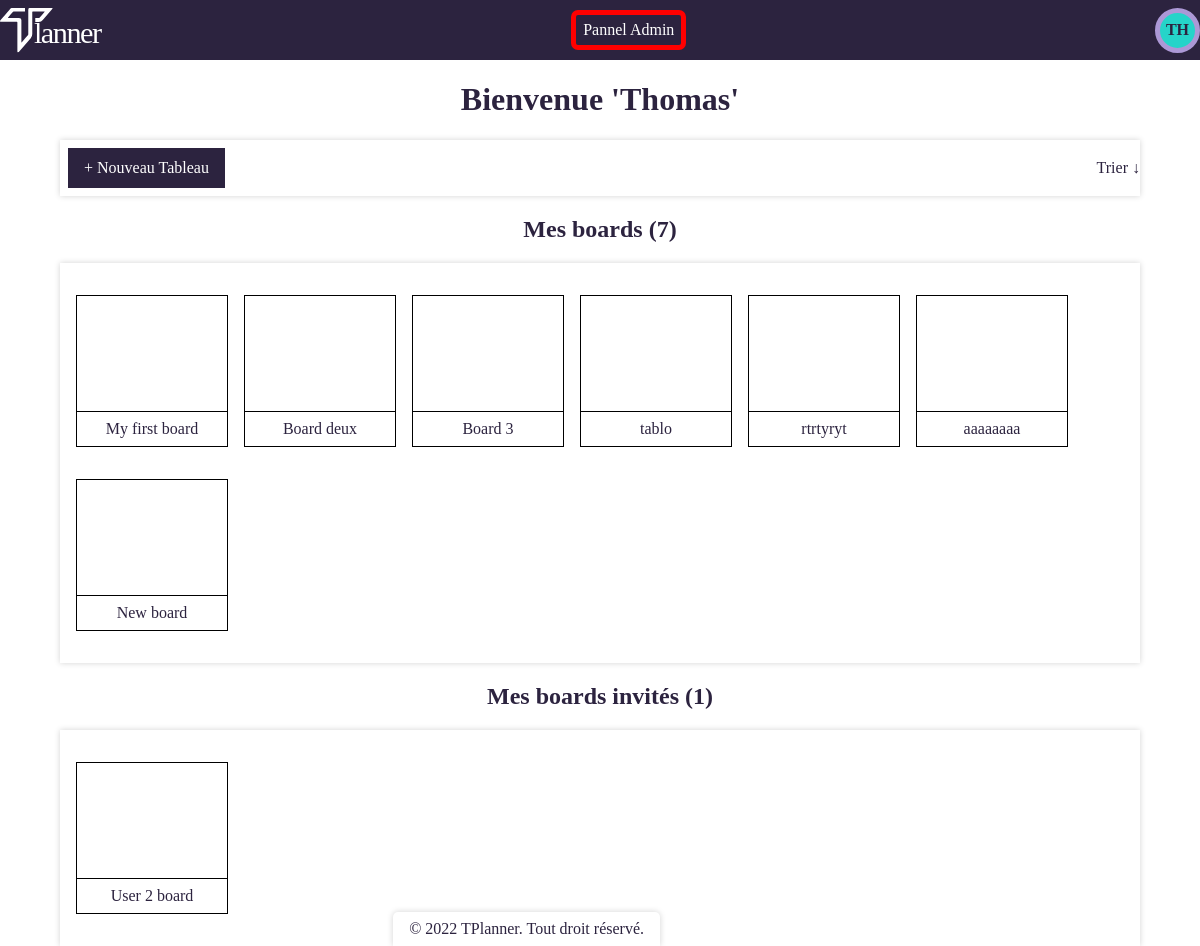
/dashboard.php (signed in), run on the app's committed database.
### tables this page shows
CREATE TABLE IF NOT EXISTS `boards` (
  `id` int(11) NOT NULL AUTO_INCREMENT,
  `label` varchar(50) NOT NULL,
  `lastChange` datetime DEFAULT NULL,
  `environnement_id` int(11) DEFAULT NULL,
  `user_id` int(11) DEFAULT NULL,
  PRIMARY KEY (`id`),
  KEY `id_environnement` (`environnement_id`),
  KEY `id_user` (`user_id`),
  CONSTRAINT `boards_ibfk_1` FOREIGN KEY (`environnement_id`) REFERENCES `environnements` (`id`),
  CONSTRAINT `boards_ibfk_2` FOREIGN KEY (`user_id`) REFERENCES `users` (`id`)
);

### Controllers/DashboardsController.php (called while the page is built, shortened)
<?php
class DashboardsController extends Controller
{
	public function index()
	{
		$this->view('dashboard.php', [
			'user' => $_SESSION['user'],
		]);
	}
}

### Models/User.php (called while the page is built, shortened)
<?php
class User extends AbstractEntity
{
  private $id;
  private $username;
  public function getId()
  {
    return $this->id;
  }
  public function getUsername()
  {
    return $this->username;
  }
  public function getListBoards()
  {
    $um = new UsersManager();
    $this->listBoards = $um->getBoards($this->id);
    return $this->listBoards;
  }
  public function getInvitedBoards()
  {
    $um = new UsersManager();
    $this->invitedBoards = $um->getInvitedBoards($this->id);
    return $this->invitedBoards;
  }
}

### Public/autoloader.php (called while the page is built, shortened)
<?php
abstract class Autoloader{
    public static function autoload($class)
    {
        $parts = preg_split('#\\\#', $class);
			$className = array_pop($parts);
			$path = implode(DS, $parts);
			$file = $className.'.php';
			$filepath = ROOT.$path.DS.$file;
    }
}
function e($text)
{
	return htmlspecialchars($text);
}

### app/DAO.php (called while the page is built, shortened)
<?php
    abstract class DAO{
        protected static $link;
        public static function connect(){
            try{
                self::$link = new \PDO("mysql:host=".self::DB_HOST.";
                                        dbname=".self::DB_NAME,
                                        self::DB_USER,
                                        self::DB_PASS,
                [
                    \PDO::ATTR_ERRMODE => \PDO::ERRMODE_EXCEPTION,
                    \PDO::ATTR_DEFAULT_FETCH_MODE => \PDO::FETCH_ASSOC
                ]);
                return self::$link;
            }
            catch(\PDOException $e) {
                echo $e->getMessage();
                die();
            }
        }
    }
?>

### Models/UsersManager.php (called while the page is built, shortened)
<?php
    class UsersManager extends AbstractManager
    {
        public function getBoards($id){
            $sql = "SELECT b.id,b.label FROM boards b".
                    " INNER JOIN users_boards ub ON ub.board_id = b.id".
                    " INNER JOIN users u ON u.id = ub.user_id".
                    " WHERE u.id = :id".
                    " AND b.user_id = u.id;";
            $arg= ["id" => $id];
            return self::getResults(
                self::select($sql,$arg, true),
                "Models\Board"
            );
        }
        public function getInvitedBoards($id){
            $sql = "SELECT b.id,b.label FROM boards b".
                    " INNER JOIN users_boards ub ON ub.board_id = b.id".
                    " INNER JOIN users u ON u.id = ub.user_id".
                    " WHERE u.id = :id".
                    " AND b.user_id != u.id;";
            $arg= ["id" => $id];
            return self::getResults(
                self::select($sql,$arg, true),
                "Models\Board"
            );
        }
    }
?>

### app/AbstractManager.php (called while the page is built, shortened)
<?php
abstract class AbstractManager
{
    private static $connection;
    protected static function connect()
    {
        self::$connection = DAO::connect();
    }
    protected static function getResults($rows, $class)
    {
        $results = [];
        if ($rows != null) {
            foreach ($rows as $row) {
                $results[] = new $class($row);
            }
        }
        return $results;
    }
    protected static function select($sql, $params = null, $multiple = true)
    {
        try {
            $stmt = self::$connection->prepare($sql);
            $stmt->execute($params);
            if ($multiple) {
                return $stmt->fetchAll();
            }
            return $stmt->fetch();
        } catch (\PDOException $e) {
            echo $e->getMessage();
        }
    }
}

### app/AbstractEntity.php (called while the page is built, shortened)
<?php
    abstract class AbstractEntity
    {
        protected static function hydrate($data, $object){
            foreach($data as $field => $value){
                $method = "set".ucfirst($field);
            }
        }
    }

### Models/Board.php (called while the page is built, shortened)
<?php
class Board extends AbstractEntity
{
    private $id;
    public function __construct($data)
    {
        $bm = new BoardsManager();
        $this->listLists = $bm->getLists($this->id);
        $this->listsArchived = $bm->getListsArchived($this->id);
        $this->cardsArchived = $bm->getCardsArchived($this->id);
    }
    public function setId($id)
    {
        $this->id = $id;
        return $this;
    }
    public function setLabel($label)
    {
        return $this;
    }
}

### Models/BoardsManager.php (called while the page is built, shortened)
<?php
class BoardsManager extends AbstractManager
{
    public function getLists($id)
    {
        $sql =   "SELECT * FROM lists l" .
            " WHERE l.board_id = :id" .
            " ORDER BY l.listPosition";
        $arg = ["id" => $id];
        return self::getResults(
            self::select($sql, $arg, true),
            "Models\Lists"
        );
    }
    public function getCardsArchived($id)
    {
        $sql = "SELECT c.id,c.title,c.description,c.color FROM cards c".
            " INNER JOIN lists l ON l.id = c.list_id".
            " AND c.isArchived = 1".
            " WHERE l.board_id = :id";
        $arg = ["id" => $id];
        return self::getResults(
            self::select($sql, $arg, true),
            "Models\card"
        );
    }
    public function getListsArchived($id)
    {
        $sql = "SELECT * FROM lists l".
        " WHERE l.board_id = :idBoard".
        " AND l.isArchived = 1";
        $arg = ["idBoard" => $id];
        return self::getResults(
            self::select($sql, $arg, true),
            "Models\lists"
        );
    }
}

### Models/Lists.php (called while the page is built, shortened)
<?php
class Lists extends AbstractEntity
{
    private $id;
    public function __construct($data)
    {
        $lm = new ListsManager();
        $this->listCards = $lm->getCards($this->id);
    }
    public function setId($id)
    {
        $this->id = $id;
        return $this;
    }
    public function setLabel($label)
    {
        return $this;
    }
    public function setListPosition($listPosition)
    {
        return $this;
    }
    public function setIsArchived($isArchived)
    {
        return $this;
    }
    public function setIsArchiveList($isArchiveList)
    {
        return $this;
    }
}

### Models/ListsManager.php (called while the page is built, shortened)
<?php
class ListsManager extends AbstractManager
{
    public function getCards($id)
    {
        $sql = "SELECT * FROM cards c".
                " WHERE c.list_id = :id".
                " ORDER BY c.positions";
        $arg = ["id" => $id];
        return self::getResults(
            self::select($sql, $arg, true),
            "Models\Card"
        );
    }
}

### Models/Card.php (called while the page is built, shortened)
<?php
class Card extends AbstractEntity
{
    public function setId($id)
    {
        return $this;
    }
    public function setTitle($title)
    {
        return $this;
    }
    public function setDescription($description)
    {
        return $this;
    }
    public function setPositions($positions)
    {
        return $this;
    }
    public function setColor($color)
    {
        return $this;
    }
    public function setPicture($picture)
    {
        return $this;
    }
    public function setDeadline($deadline)
    {
        return $this;
    }
    public function setIsArchived($isArchived)
    {
        return $this;
    }
}

### Public/Views/dashboard.php (the view, shortened to what this page needs)
<!DOCTYPE html>
<html lang="en">
<head>
	<link rel="stylesheet" href="<?= CSS_PATH ?>/style.css">
</head>
<body>
	<header>
		<?php
		require_once 'layout/header.php';
		$user = $data['user'];
		?>
	</header>
	<main id="dashboard">
		<h1>Bienvenue <span>'<?= e($user->getUsername()) ?>'</span></h1>
		<div id="dashboardTop">
			<div>
				<div user="<?= $user->getId() ?>">+ Nouveau Tableau</div>
			</div>
			<div>Trier ↓ </div>
		</div>
		<h2>Mes boards (<?= count($user->getListBoards())?>)</h2>
		<div class='boardContainer'>
			<?php
			foreach ($user->getListBoards() as $board) {
				echo 	"<a href='board.php?id={$board->getId()}'>
							<div>".
								"<span>".e($board->getLabel())."</span>".
							"</div>".
						"</a>";
			}
			?>
		</div>
		<h2>Mes boards invités (<?= count($user->getInvitedBoards())?>)</h2>
		<div class='boardContainer'>
			<?php
			foreach ($user->getInvitedBoards() as $board) {
				echo 	"<a href='board.php?id={$board->getId()}'>
							<div>".
								"<span>".e($board->getLabel())."</span>".
							"</div>".
						"</a>";
			}
			?>
		</div>
	</main>
	<?php require_once 'layout/footer.php'; ?>
</body>
</html>

### Public/Assets/css/style.css (style rules this page uses)
:root { box-sizing: border-box; --main-color: #2C233F; --secondary-color : #AC98D6; --third-color : #594D6C; --box-shadow : 0 0 6px lightgray; --gradient : linear-gradient(90deg, rgba(89,77,108,1) 0%, rgba(125,92,175,1) 100%); }
body { margin: 0; font-family: "Berlin Sans FB"; color:var(--main-color); }
a:link, a:visited { text-decoration: none; }
a { color: var(--main-color) }
#dashboardTop { display: flex; flex-direction: row; justify-content: space-between; width: 90%; margin: auto; box-shadow: var(--box-shadow); }
#dashboardTop div:first-child div { background-color: var(--main-color); color: white; padding-left: 1em; padding-right: 1em; height: 40px; display:flex; align-items: center; cursor: pointer; margin: 0.5em 0.5em; }
#dashboardTop div:last-child { display: flex; justify-content: center; flex-direction: column; }
#dashboard .boardContainer { margin: auto; display: flex; flex-flow: row wrap; box-shadow: var(--box-shadow); padding-top: 1em; padding-bottom: 1em; width: 90%; }
#dashboard h2,#dashboard h1 { text-align: center; }
#dashboard a { display: flex; flex-flow: column nowrap; justify-content: flex-end; height: 150px; width: 150px; border: 1px solid black; margin-left: 1em; margin-top: 1em; margin-bottom: 1em; }
#dashboard a div { width: 100%; height: fit-content; border-top: 1px solid black; }
#dashboard a div { text-align: center; padding : 0.5em 0; }

### data on the page
boards: label "My first board"
boards: label "Board deux"
boards: label "Board 3"
boards: label "tablo"
boards: label "rtrtyryt"
boards: label "aaaaaaaa"
boards: label "New board"
boards: label "User 2 board"

### other printed values
substr($_SESSION['user']->getUsername(),0,2) "TH"
$user->getUsername() "Thomas"
count($user->getListBoards()) "7"
count($user->getInvitedBoards()) "1"
